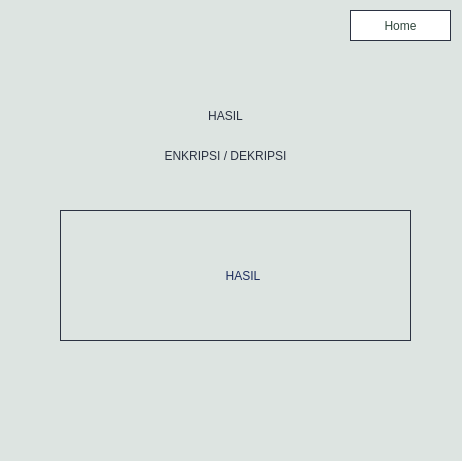
<?xml version="1.0" encoding="UTF-8"?>
<ui version="4.0">
 <class>Dialog</class>
 <widget class="QDialog" name="Dialog">
  <property name="geometry">
   <rect>
    <x>0</x>
    <y>0</y>
    <width>462</width>
    <height>461</height>
   </rect>
  </property>
  <property name="windowTitle">
   <string>Dialog</string>
  </property>
  <property name="styleSheet">
   <string notr="true">background-color: 
#DDE4E1
;</string>
  </property>
  <widget class="QLabel" name="label">
   <property name="geometry">
    <rect>
     <x>50</x>
     <y>100</y>
     <width>351</width>
     <height>31</height>
    </rect>
   </property>
   <property name="styleSheet">
    <string notr="true">color: #2B3242;
font: 30pt &quot;Arial&quot;</string>
   </property>
   <property name="text">
    <string>HASIL</string>
   </property>
   <property name="alignment">
    <set>Qt::AlignCenter</set>
   </property>
  </widget>
  <widget class="QLabel" name="label_2">
   <property name="geometry">
    <rect>
     <x>60</x>
     <y>130</y>
     <width>331</width>
     <height>51</height>
    </rect>
   </property>
   <property name="styleSheet">
    <string notr="true">color: #2B3242;
font: 30pt &quot;Arial&quot;</string>
   </property>
   <property name="text">
    <string>ENKRIPSI / DEKRIPSI</string>
   </property>
   <property name="alignment">
    <set>Qt::AlignCenter</set>
   </property>
  </widget>
  <widget class="QPushButton" name="homeButton">
   <property name="geometry">
    <rect>
     <x>350</x>
     <y>10</y>
     <width>101</width>
     <height>31</height>
    </rect>
   </property>
   <property name="styleSheet">
    <string notr="true">QPushButton{ 
	background-color: #fff; color:#31473D;
	font: 15pt &quot;Arial&quot;;
	border-radius: 13.25760269165039px;
	border: 1.4px solid #2B3242;
}</string>
   </property>
   <property name="text">
    <string>Home</string>
   </property>
  </widget>
  <widget class="QLabel" name="hasil">
   <property name="geometry">
    <rect>
     <x>60</x>
     <y>210</y>
     <width>351</width>
     <height>131</height>
    </rect>
   </property>
   <property name="styleSheet">
    <string notr="true">font:20pt &quot;Mulish&quot;;color:#1D2D5E; 
height: 47.76695251464844px;
width: 376.5159912109375px;
left: 538px;
top: 229px;
border-radius: 13.25760269165039px;
border: 1.4px solid #2B3242;
padding-left:15px;</string>
   </property>
   <property name="text">
    <string>HASIL</string>
   </property>
   <property name="alignment">
    <set>Qt::AlignCenter</set>
   </property>
  </widget>
 </widget>
 <resources/>
 <connections/>
</ui>
